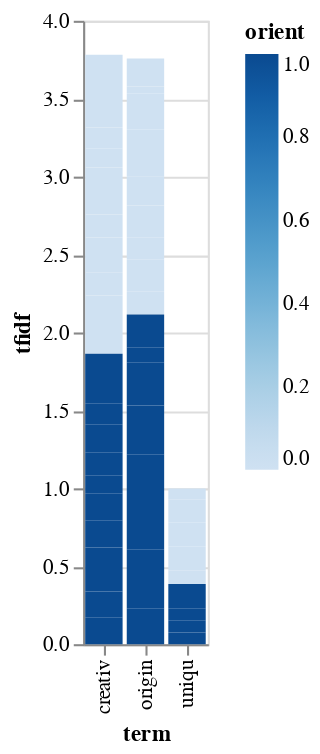

Here is the notebook cell this chart was saved with:
### Code cell
bar9

### Figure 1 — Vega-Lite specification as saved in the notebook (floating-point values rounded to 4 significant figures)
{"config": {"view": {"continuousWidth": 400, "continuousHeight": 300}}, "data": {"name": "data-0b95509c5ac37c5b9e8e7d7d2ce8e81e"}, "mark": "bar", "encoding": {"color": {"field": "orient", "type": "quantitative"}, "x": {"field": "term", "type": "nominal"}, "y": {"field": "tfidf", "type": "quantitative"}}, "$schema": "https://vega.github.io/schema/vega-lite/v4.17.0.json", "datasets": {"data-0b95509c5ac37c5b9e8e7d7d2ce8e81e": [{"orient": 0.0, "term": "creativ", "tfidf": 0.3734}, {"orient": 0.0, "term": "origin", "tfidf": 0.1469}, {"orient": 0.0, "term": "uniqu", "tfidf": 0.0}, {"orient": 0.0, "term": "creativ", "tfidf": 0.146}, {"orient": 0.0, "term": "origin", "tfidf": 0.2041}, {"orient": 0.0, "term": "uniqu", "tfidf": 0.08476}, {"orient": 0.0, "term": "creativ", "tfidf": 0.2252}, {"orient": 0.0, "term": "origin", "tfidf": 0.1417}, {"orient": 0.0, "term": "uniqu", "tfidf": 0.1569}, {"orient": 0.0, "term": "creativ", "tfidf": 0.1479}, {"orient": 0.0, "term": "origin", "tfidf": 0.2068}, {"orient": 0.0, "term": "uniqu", "tfidf": 0.0}, {"orient": 0.0, "term": "creativ", "tfidf": 0.1762}, {"orient": 0.0, "term": "origin", "tfidf": 0.1848}, {"orient": 0.0, "term": "uniqu", "tfidf": 0.1535}, {"orient": 0.0, "term": "creativ", "tfidf": 0.1249}, {"orient": 0.0, "term": "origin", "tfidf": 0.0}, {"orient": 0.0, "term": "uniqu", "tfidf": 0.1451}, {"orient": 0.0, "term": "creativ", "tfidf": 0.1245}, {"orient": 0.0, "term": "origin", "tfidf": 0.3046}, {"orient": 0.0, "term": "uniqu", "tfidf": 0.07227}, {"orient": 0.0, "term": "creativ", "tfidf": 0.1322}, {"orient": 0.0, "term": "origin", "tfidf": 0.2311}, {"orient": 0.0, "term": "uniqu", "tfidf": 0.0}, {"orient": 0.0, "term": "creativ", "tfidf": 0.1258}, {"orient": 0.0, "term": "origin", "tfidf": 0.04397}, {"orient": 0.0, "term": "uniqu", "tfidf": 0.0}, {"orient": 0.0, "term": "creativ", "tfidf": 0.3424}, {"orient": 0.0, "term": "origin", "tfidf": 0.1795}, {"orient": 0.0, "term": "uniqu", "tfidf": 0.0}, {"orient": 1.0, "term": "creativ", "tfidf": 0.1735}, {"orient": 1.0, "term": "origin", "tfidf": 0.2275}, {"orient": 1.0, "term": "uniqu", "tfidf": 0.07556}, {"orient": 1.0, "term": "creativ", "tfidf": 0.1642}, {"orient": 1.0, "term": "origin", "tfidf": 0.2296}, {"orient": 1.0, "term": "uniqu", "tfidf": 0.0}, {"orient": 1.0, "term": "creativ", "tfidf": 0.2832}, {"orient": 1.0, "term": "origin", "tfidf": 0.1485}, {"orient": 1.0, "term": "uniqu", "tfidf": 0.0}, {"orient": 1.0, "term": "creativ", "tfidf": 0.1741}, {"orient": 1.0, "term": "origin", "tfidf": 0.1461}, {"orient": 1.0, "term": "uniqu", "tfidf": 0.0}, {"orient": 1.0, "term": "creativ", "tfidf": 0.1708}, {"orient": 1.0, "term": "origin", "tfidf": 0.224}, {"orient": 1.0, "term": "uniqu", "tfidf": 0.0744}, {"orient": 1.0, "term": "creativ", "tfidf": 0.1144}, {"orient": 1.0, "term": "origin", "tfidf": 0.24}, {"orient": 1.0, "term": "uniqu", "tfidf": 0.0}, {"orient": 1.0, "term": "creativ", "tfidf": 0.1507}, {"orient": 1.0, "term": "origin", "tfidf": 0.3161}, {"orient": 1.0, "term": "uniqu", "tfidf": 0.0}, {"orient": 1.0, "term": "creativ", "tfidf": 0.1766}, {"orient": 1.0, "term": "origin", "tfidf": 0.2778}, {"orient": 1.0, "term": "uniqu", "tfidf": 0.07689}, {"orient": 1.0, "term": "creativ", "tfidf": 0.1378}, {"orient": 1.0, "term": "origin", "tfidf": 0.09637}, {"orient": 1.0, "term": "uniqu", "tfidf": 0.1601}, {"orient": 1.0, "term": "creativ", "tfidf": 0.3188}, {"orient": 1.0, "term": "origin", "tfidf": 0.209}, {"orient": 1.0, "term": "uniqu", "tfidf": 0.0}]}}
